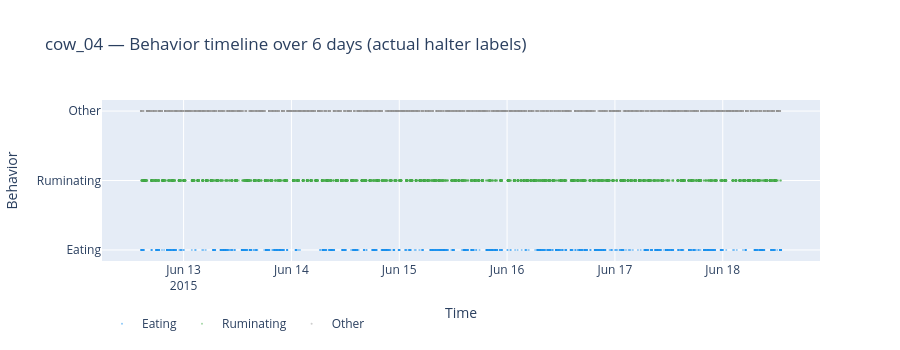

Notebook cell for this chart:
### Code cell
cow04_scored['window_start'] = pd.to_datetime(cow04_scored['window_start'])

behavior_color_map = {
    'Eating':     '#2196F3',
    'Ruminating': '#4CAF50',
    'Other':      '#9E9E9E'
}

fig_behavior_time = go.Figure()

for behavior, color in behavior_color_map.items():
    mask = cow04_scored['behavior'] == behavior
    fig_behavior_time.add_trace(go.Scatter(
        x=cow04_scored[mask]['window_start'],
        y=cow04_scored[mask]['behavior'],
        mode='markers',
        name=behavior,
        marker=dict(color=color, size=2, opacity=0.5)
    ))

fig_behavior_time.update_layout(
    title='cow_04 — Behavior timeline over 6 days (actual halter labels)',
    xaxis_title='Time',
    yaxis_title='Behavior',
    height=350,
    legend=dict(orientation='h', y=-0.3)
)

fig_behavior_time.show()
fig_behavior_time.write_html('../dashboard/behavior_timeline.html')
print("Behavior timeline saved")

### Figure 1 — Plotly figure (JSON) as saved in the notebook; plotly's stock layout.template omitted (floating-point values rounded to 4 significant figures; data arrays with more than 128 entries replaced by an {"elided": "..."} marker saying what was removed)
{"data": [{"marker": {"color": "#2196F3", "opacity": 0.5, "size": 2}, "mode": "markers", "name": "Eating", "type": "scatter", "x": {"elided": "2859 str values"}, "y": {"elided": "2859 str values"}}, {"marker": {"color": "#4CAF50", "opacity": 0.5, "size": 2}, "mode": "markers", "name": "Ruminating", "type": "scatter", "x": {"elided": "6136 str values"}, "y": {"elided": "6136 str values"}}, {"marker": {"color": "#9E9E9E", "opacity": 0.5, "size": 2}, "mode": "markers", "name": "Other", "type": "scatter", "x": {"elided": "7872 str values"}, "y": {"elided": "7872 str values"}}], "layout": {"height": 350, "legend": {"orientation": "h", "y": -0.3}, "title": {"text": "cow_04 — Behavior timeline over 6 days (actual halter labels)"}, "xaxis": {"title": {"text": "Time"}}, "yaxis": {"title": {"text": "Behavior"}}}}
